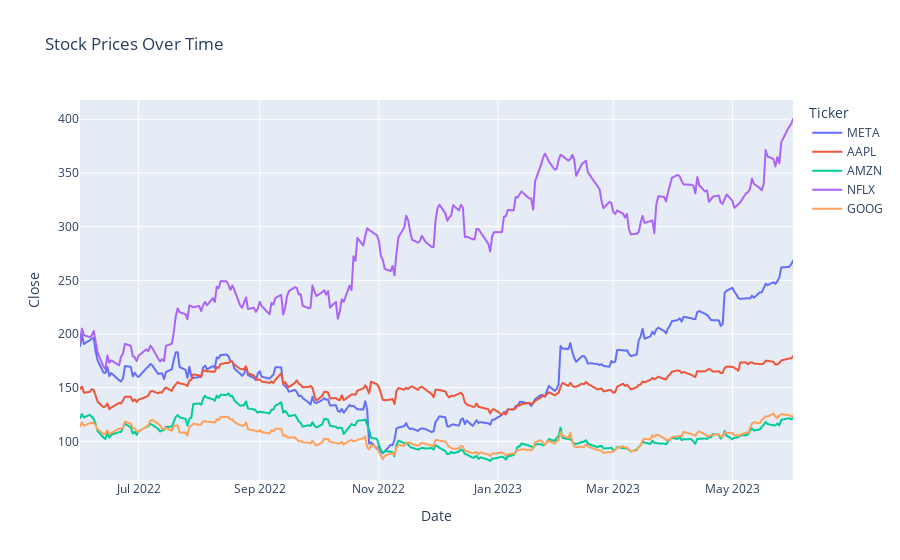

This figure's notebook cell:
### Code cell
fig = px.line(df, x=df.index, y='Close', color='Ticker', title='Stock Prices Over Time')
fig.show();

### Figure 1 — Plotly figure (JSON) as saved in the notebook; plotly's stock layout.template omitted (floating-point values rounded to 4 significant figures; data arrays with more than 128 entries replaced by an {"elided": "..."} marker saying what was removed)
{"data": [{"hovertemplate": "Ticker=META<br>Date=%{x}<br>Close=%{y}<extra></extra>", "legendgroup": "META", "line": {"color": "#636efa", "dash": "solid"}, "mode": "lines", "name": "META", "showlegend": true, "type": "scattergl", "x": {"elided": "252 str values"}, "xaxis": "x", "y": {"elided": "252 float values"}, "yaxis": "y"}, {"hovertemplate": "Ticker=AAPL<br>Date=%{x}<br>Close=%{y}<extra></extra>", "legendgroup": "AAPL", "line": {"color": "#EF553B", "dash": "solid"}, "mode": "lines", "name": "AAPL", "showlegend": true, "type": "scattergl", "x": {"elided": "252 str values"}, "xaxis": "x", "y": {"elided": "252 float values"}, "yaxis": "y"}, {"hovertemplate": "Ticker=AMZN<br>Date=%{x}<br>Close=%{y}<extra></extra>", "legendgroup": "AMZN", "line": {"color": "#00cc96", "dash": "solid"}, "mode": "lines", "name": "AMZN", "showlegend": true, "type": "scattergl", "x": {"elided": "252 str values"}, "xaxis": "x", "y": {"elided": "252 float values"}, "yaxis": "y"}, {"hovertemplate": "Ticker=NFLX<br>Date=%{x}<br>Close=%{y}<extra></extra>", "legendgroup": "NFLX", "line": {"color": "#ab63fa", "dash": "solid"}, "mode": "lines", "name": "NFLX", "showlegend": true, "type": "scattergl", "x": {"elided": "252 str values"}, "xaxis": "x", "y": {"elided": "252 float values"}, "yaxis": "y"}, {"hovertemplate": "Ticker=GOOG<br>Date=%{x}<br>Close=%{y}<extra></extra>", "legendgroup": "GOOG", "line": {"color": "#FFA15A", "dash": "solid"}, "mode": "lines", "name": "GOOG", "showlegend": true, "type": "scattergl", "x": {"elided": "252 str values"}, "xaxis": "x", "y": {"elided": "252 float values"}, "yaxis": "y"}], "layout": {"legend": {"title": {"text": "Ticker"}, "tracegroupgap": 0}, "title": {"text": "Stock Prices Over Time"}, "xaxis": {"anchor": "y", "domain": [0, 1], "title": {"text": "Date"}}, "yaxis": {"anchor": "x", "domain": [0, 1], "title": {"text": "Close"}}}}
